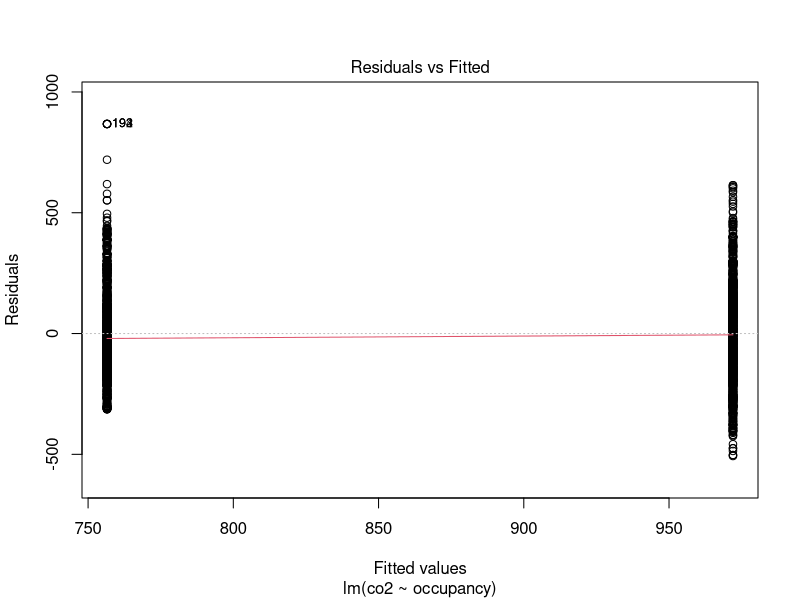
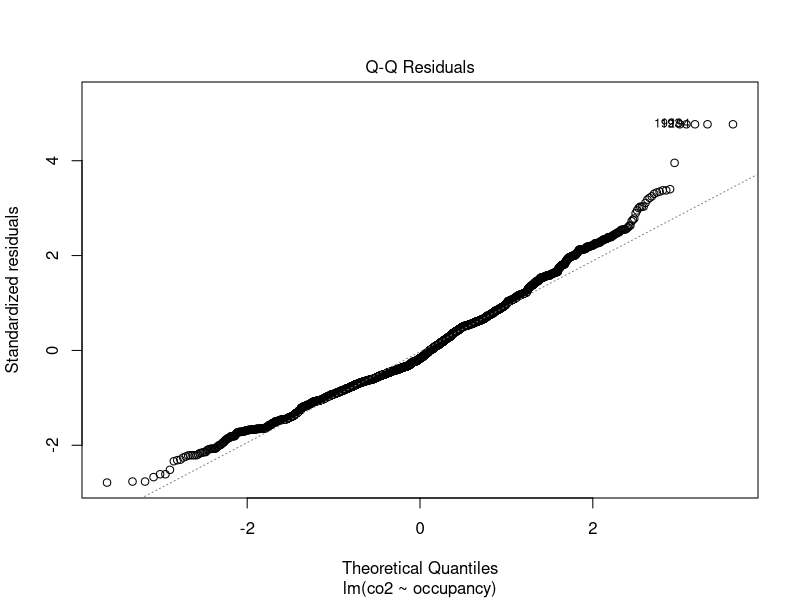
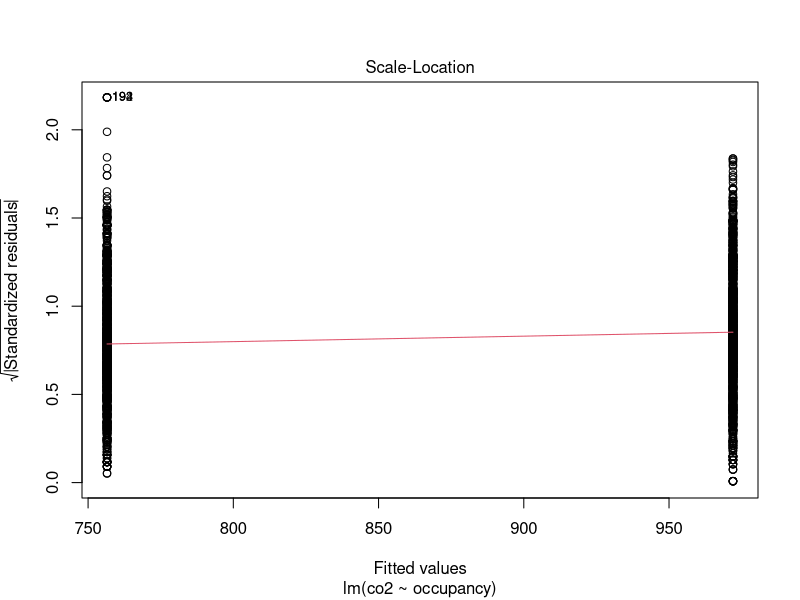
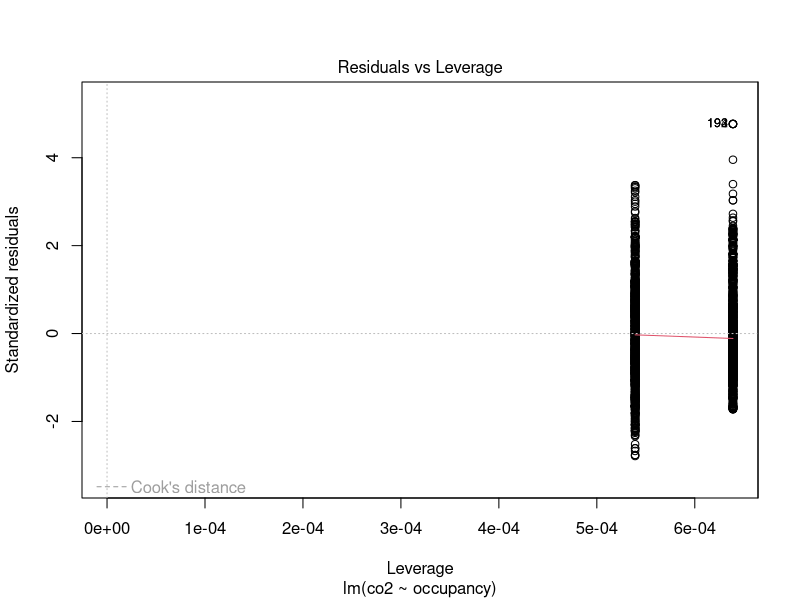

Here is the R script that generated these plots, in order:
## ---- chunk 1
knitr::opts_chunk$set(warning=F,message=F)
library(tidyverse)

## ---- chunk 2
st_aqara <- read.csv("eda.csv")
st_aqara %>% glimpse()

## ---- chunk 3
st_aqara <- st_aqara %>% 
  mutate(timestamp = as.POSIXct(timestamp)) %>% 
  mutate_if(is.character, as.factor)
st_aqara %>% 
  str()
## ---- chunk 4
result <- t.test(co2 ~ occupancy,data=st_aqara)
result

## ---- chunk 5
co2_occupancy <- lm(co2 ~ occupancy,data=st_aqara)
plot(co2_occupancy)
## ---- chunk 6
# residual normality test
shapiro.test(resid(co2_occupancy))
co2_detection <- st_aqara %>% 
  filter(occupancy=="detection") %>% 
  select(co2)
co2_non_detection <- st_aqara %>% 
  filter(occupancy=="non_detection") %>% 
  select(co2)
# when detected, normality test
shapiro.test(co2_detection$co2)
# when not detected, normality test
shapiro.test(co2_non_detection$co2)

## ---- chunk 7
result <- wilcox.test(co2 ~ occupancy,alternative="two.sided",data=st_aqara)
result
## ---- chunk 8
# Normality Test
with(st_aqara,shapiro.test(temperature))
## ---- chunk 9
result <- wilcox.test(temperature ~ occupancy,alternative="two.sided",data=st_aqara)
result
## ---- chunk 10
# Normality Test
with(st_aqara,shapiro.test(humidity))
## ---- chunk 11
result <- wilcox.test(humidity ~ occupancy,alternative="two.sided",data=st_aqara)
result
## ---- chunk 12
ct <- with(st_aqara,table(fp2,occupancy))
ct
## ---- chunk 13
result <- chisq.test(ct)
result
## ---- chunk 14
result$expected
